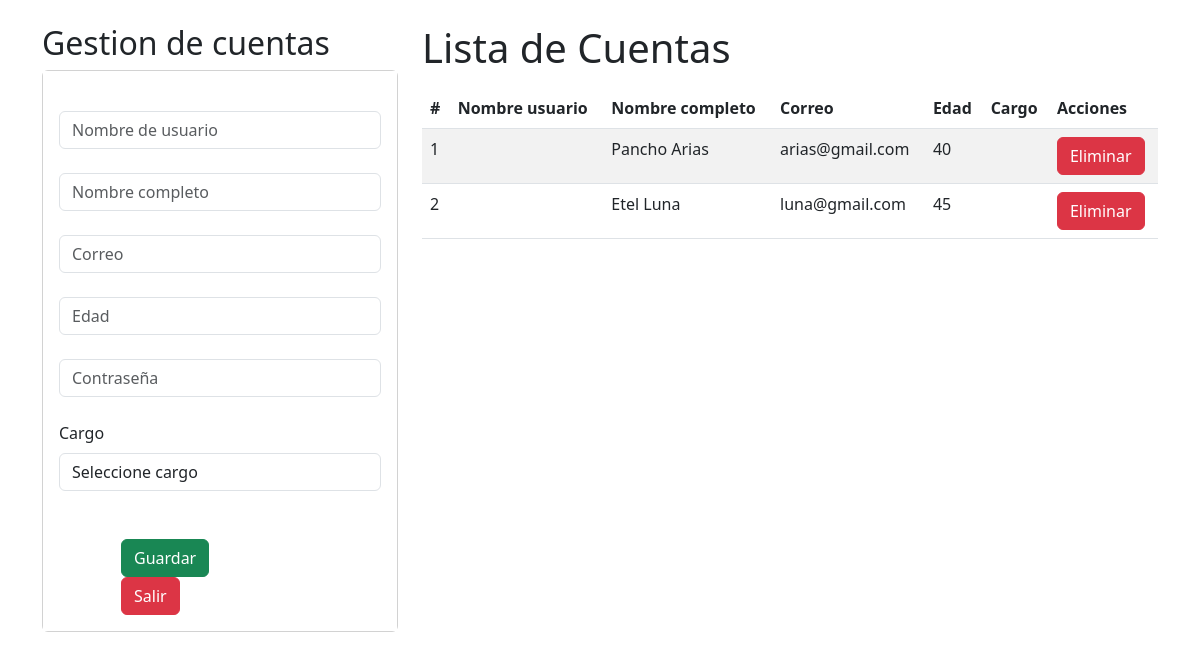
Screenshot of /crud_cuentas with the database file from the repository.
### Ferremax/models.py (models this page shows, shortened)
class empleado(models.Model):
    runEmpleado = models.CharField(max_length=10, primary_key=True)
    nombreCompleto = models.CharField(max_length=20, blank=False, null=False)
    correo = models.CharField(max_length=20, blank=False, null=False)
    edad = models.IntegerField()
    contraseña = models.CharField(max_length=20, blank=False, null=False)
    tipoUsuario = models.ForeignKey("tipoUsuario", on_delete=models.CASCADE)

### Ferremax/views.py (the view)
# urls.py: path("crud_cuentas", crud_cuentas, name="crud_cuentas"),
def crud_cuentas(request):
    if request.method == "POST":
        nombre_empleado = request.POST["nombre_empleado"]
        nombre_completo = request.POST["nombre_completo"]
        correo = request.POST["correo_empleado"]
        edad = request.POST["edad_empleado"]
        contraseña = request.POST["contraseña_empleado"]
        IdCar = request.POST["cargo"]
        tipo = 2
        objTipo = tipoUsuario.objects.get(idTipoUsuario=tipo)
        Emp = empleado.objects.create(
            nombreEmpleado=nombre_empleado,
            nombreCompleto=nombre_completo,
            correo=correo,
            edad=edad,
            contraseña=contraseña,
            tipoUsuario=objTipo
        )
        Emp.save()
        return redirect("crud_cuentas")
    else:
        tipo = tipoUsuario.objects.all()
        Empleados = empleado.objects.all()
        context = {
            "tipo": tipo,
            "cuenta": Empleados
            }
        return render(request, "core/crud_cuentas.html", context)

### Ferremax/templates/core/crud_cuentas.html (shortened to what this page needs)
<!DOCTYPE html>
<html>
  {% load static %}
  <head>
    <link href="https://cdn.jsdelivr.net/npm/bootstrap@5.3.0/dist/css/bootstrap.min.css" rel="stylesheet">
  </head>
  <body>
    <div id="cont_fondo">
      <div class="container py-4">
        <div class="row">
          <div class="col-sm-12 col-md-6 col-lg-4 col-xl-4">
            <h2>Gestion de cuentas</h2>
            <div class="card">
              <div class="card-body" style="background-color: white;">
                <form action="{% url 'crud_cuentas' %}" method="POST">
                  <div class="form-group">
                    <br>
                    <input type="text" id="nombre_empleado" name="nombre_empleado" class="form-control" placeholder="Nombre de usuario" minlength="4" maxlength="30" required>
                    <br>
                    <input type="text" id="nombre_completo" name="nombre_completo" class="form-control" placeholder="Nombre completo" minlength="4" maxlength="30" required>
                    <br>
                    <input type="email" id="correo_empleado" name="correo_empleado" class="form-control" placeholder="Correo" minlength="4" maxlength="30" required>
                    <br>
                    <input type="number" id="edad_empleado" name="edad_empleado" class="form-control" placeholder="Edad" required>
                    <br>
                    <input type="password" id="contraseña_empleado" name="contraseña_empleado" class="form-control" placeholder="Contraseña" minlength="4" maxlength="100" required>
                    <br>
                    <label for="cargo" class="form-label">Cargo</label>
                    <select name="cargo" class="form-control" id="cargo" required>
                      <option value="" selected disabled>Seleccione cargo</option>
                    </select>
                    <br>
                  </div>
                  <br>
                  <div class="row" style="margin-left: 50px; display: flex;">
                    <div class="form-group">
                      <button type="submit" class="btn btn-success btn-block text-white">Guardar</button>
                    </div>
                    <br>
                    <div class="form-group">
                      <button type="button" class="btn btn-danger btn-block text-white">Salir</button>
                    </div>
                  </div>
                </form>
              </div>
            </div>
          </div>
          <div class="col-sm-12 col-md-6 col-lg-8 col-xl-8">
            <h1>Lista de Cuentas</h1>
            <div class="table-responsive py-2">
              <table class="table table-striped">
                <thead>
                  <tr>
                    <th>#</th>
                    <th>Nombre usuario</th>
                    <th>Nombre completo </th>
                    <th>Correo</th>
                    <th>Edad</th>
                    <th>Cargo</th>
                    <th>Acciones</th>
                  </tr>
                </thead>
                <tbody>
                  {% for p in cuenta %}
                  <tr>
                    <td>{{ forloop.counter }}</td>
                    <td>{{ p.nombreEmpleado }}</td>
                    <td>{{ p.nombreCompleto }}</td>
                    <td>{{ p.correo }}</td>
                    <td>{{ p.edad }}</td>
                    <td>{{ p.cargo.nombreCargo }}</td>
                    <td>
                      <a href="/EliminarCuenta/{{ p.idEmpleado }}" class="btn btn-danger" id="btneliminar">Eliminar</a>
                    </td>
                  </tr>
                  {% endfor %}
                </tbody>
              </table>
            </div>
          </div>
        </div>
      </div>
    </div>
  </body>
</html>

### rows the page displays
empleado: nombreCompleto "Pancho Arias", correo "arias@gmail.com", edad "40"
empleado: nombreCompleto "Etel Luna", correo "luna@gmail.com", edad "45"
